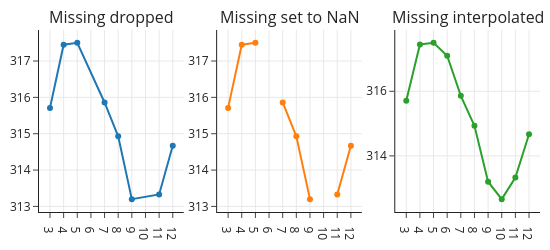

Notebook source saved alongside this figure:
### Markdown cell above
Note that the table already comes with a substitute value for the `-99.99`.  The column labeled `Int` has values that exactly match those in `Avg`, except when `Avg` is `-99.99`, and then a "reasonable" estimate is used instead.

To see the effect of each option, let's zoom in on a short time period—say the measurements in 1958—where we know we have two missing values. We can create a time-series plot for the three cases: drop the records with `-99.99`s (left plot); use `NaN` for missing values (middle plot); and substitute an estimate for `-99.99` (right plot).

### Code cell
fig = make_subplots(rows=1, cols=3,
    subplot_titles=("Missing dropped", 
                    "Missing set to NaN", "Missing interpolated"))

co2_small = (co2[co2['Avg'] > 0])[:8] 

fig.add_trace(
    go.Scatter(x=co2_small['Mo'], y=co2_small['Avg'], 
               mode='lines+markers'),
    row=1, col=1)

co2_na = (co2.replace(-99.99, np.nan))[:10]

fig.add_trace(
    go.Scatter(x=co2_na['Mo'], y=co2_na['Avg'], mode='lines+markers'),
    row=1, col=2)

fig.add_trace(
    go.Scatter(x=co2_na['Mo'], y=co2_na['Int'], mode='lines+markers'),
    row=1, col=3)

fig.update_xaxes(tickvals = np.arange(3, 13, 1), row=1, col=1)
fig.update_xaxes(tickvals = np.arange(3, 13, 1), row=1, col=2)
fig.update_xaxes(tickvals = np.arange(3, 13, 1), row=1, col=3)

fig.update_layout(height=250, width=550, showlegend=False, margin=dict(t=30))

fig.show()

### Figure 1 — Plotly figure (JSON) as saved in the notebook; plotly's stock layout.template omitted (floating-point values rounded to 4 significant figures)
{"data": [{"mode": "lines+markers", "type": "scatter", "x": [3, 4, 5, 7, 8, 9, 11, 12], "xaxis": "x", "y": [315.7, 317.4, 317.5, 315.9, 314.9, 313.2, 313.3, 314.7], "yaxis": "y"}, {"mode": "lines+markers", "type": "scatter", "x": [3, 4, 5, 6, 7, 8, 9, 10, 11, 12], "xaxis": "x2", "y": [315.7, 317.4, 317.5, null, 315.9, 314.9, 313.2, null, 313.3, 314.7], "yaxis": "y2"}, {"mode": "lines+markers", "type": "scatter", "x": [3, 4, 5, 6, 7, 8, 9, 10, 11, 12], "xaxis": "x3", "y": [315.7, 317.4, 317.5, 317.1, 315.9, 314.9, 313.2, 312.7, 313.3, 314.7], "yaxis": "y3"}], "layout": {"annotations": [{"font": {"size": 16}, "showarrow": false, "text": "Missing dropped", "x": 0.1444, "xanchor": "center", "xref": "paper", "y": 1, "yanchor": "bottom", "yref": "paper"}, {"font": {"size": 16}, "showarrow": false, "text": "Missing set to NaN", "x": 0.5, "xanchor": "center", "xref": "paper", "y": 1, "yanchor": "bottom", "yref": "paper"}, {"font": {"size": 16}, "showarrow": false, "text": "Missing interpolated", "x": 0.8556, "xanchor": "center", "xref": "paper", "y": 1, "yanchor": "bottom", "yref": "paper"}], "height": 250, "margin": {"t": 30}, "showlegend": false, "width": 550, "xaxis": {"anchor": "y", "autorange": true, "domain": [0, 0.2889], "range": [2.195, 12.81], "tickvals": [3, 4, 5, 6, 7, 8, 9, 10, 11, 12], "type": "linear"}, "xaxis2": {"anchor": "y2", "autorange": true, "domain": [0.3556, 0.6444], "range": [2.195, 12.81], "tickvals": [3, 4, 5, 6, 7, 8, 9, 10, 11, 12], "type": "linear"}, "xaxis3": {"anchor": "y3", "autorange": true, "domain": [0.7111, 1], "range": [2.195, 12.81], "tickvals": [3, 4, 5, 6, 7, 8, 9, 10, 11, 12], "type": "linear"}, "yaxis": {"anchor": "x", "autorange": true, "domain": [0, 1], "range": [312.8, 317.9], "type": "linear"}, "yaxis2": {"anchor": "x2", "autorange": true, "domain": [0, 1], "range": [312.8, 317.9], "type": "linear"}, "yaxis3": {"anchor": "x3", "autorange": true, "domain": [0, 1], "range": [312.3, 317.9], "type": "linear"}}}
